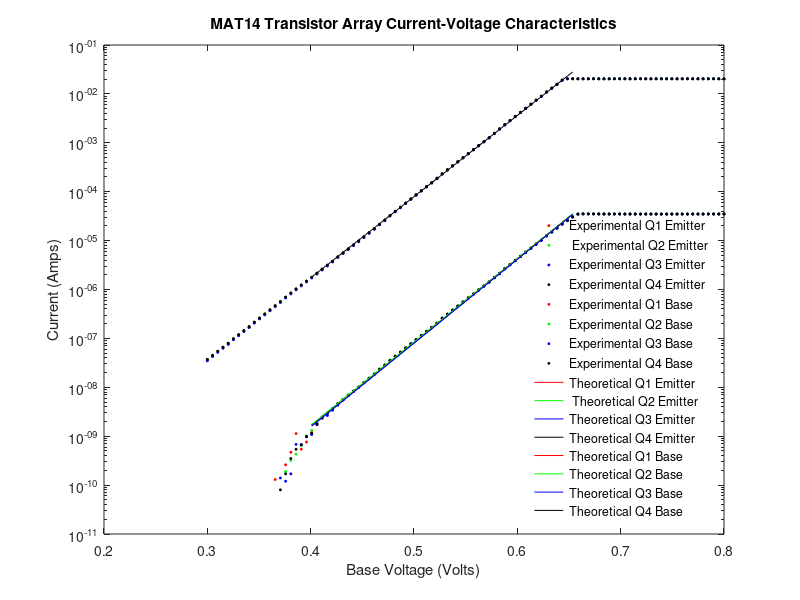
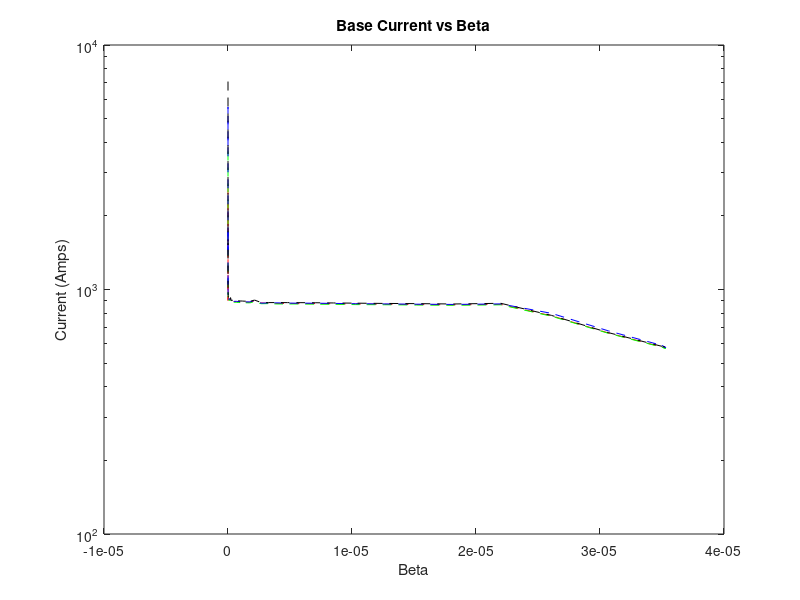

These figures' MATLAB source, in order:
load ("Exp1_data_collection.mat")

%Ie = Ic + Ib

% Q1
Ib_Q1 = (Exp1_Iout_Q1_Base);
Ie_Q1 = (Exp1_Iout_Q1_Emitter);
Ic_Q1 = -1*(Ie_Q1-Ib_Q1);

Beta_Q1 = Ic_Q1 ./ Ib_Q1;
% Q2
Ib_Q2 = (Exp1_Iout_Q2_Base);
Ie_Q2 = (Exp1_Iout_Q2_Emitter);
Ic_Q2 = -1*(Ie_Q2-Ib_Q2);

Beta_Q2 = Ic_Q2 ./ Ib_Q2;
% Q3
Ib_Q3 = (Exp1_Iout_Q3_Base);
Ie_Q3 = (Exp1_Iout_Q3_Emitter);
Ic_Q3 = -1*(Ie_Q3-Ib_Q3);

Beta_Q3 = Ic_Q3 ./ Ib_Q3;
% Q4
Ib_Q4 = (Exp1_Iout_Q4_Base);
Ie_Q4 = (Exp1_Iout_Q4_Emitter);
Ic_Q4 = -1*(Ie_Q4-Ib_Q4);

Beta_Q4 = Ic_Q4 ./ Ib_Q4;

%% Plot of Base Voltage vs. Collect + Base Current
% Plot 1/3: Semilog Voltage Transfer Characteristic.
% Experimental.
% Collector currents.
semilogy(Exp1_Vin_Q1, Ic_Q1,  '*r','MarkerSize',2);
hold on;
semilogy(Exp1_Vin_Q2, Ic_Q2,  '*g','MarkerSize',2);
semilogy(Exp1_Vin_Q3, Ic_Q3,  '*b','MarkerSize',2);
semilogy(Exp1_Vin_Q4, Ic_Q4,  '*k','MarkerSize',2);

% Base currents.
semilogy(Exp1_Vin_Q1, Exp1_Iout_Q1_Base,  '*r','MarkerSize',2);
semilogy(Exp1_Vin_Q2, Exp1_Iout_Q2_Base,  '*g','MarkerSize',2);
semilogy(Exp1_Vin_Q3, Exp1_Iout_Q3_Base,  '*b','MarkerSize',2);
semilogy(Exp1_Vin_Q4, Exp1_Iout_Q4_Base,  '*k','MarkerSize',2);

% Theoretical
Q1_Ib_fit = polyfit(Exp1_Vin_Q1(21:71)',log((Exp1_Iout_Q1_Base(21:71)))',1);
Q1_Ib_theo= polyval(Q1_Ib_fit,Exp1_Vin_Q1(21:71));
Q1_Ic_fit = polyfit(Exp1_Vin_Q1(21:71)',log((Ic_Q1(21:71)))',1);
Q1_Ic_theo= polyval(Q1_Ic_fit,Exp1_Vin_Q1(21:71));

Q2_Ib_fit = polyfit(Exp1_Vin_Q2(21:71)',log((Exp1_Iout_Q2_Base(21:71)))',1);
Q2_Ib_theo= polyval(Q2_Ib_fit,Exp1_Vin_Q2(21:71));
Q2_Ic_fit = polyfit(Exp1_Vin_Q2(21:71)',log((Ic_Q2(21:71)))',1);
Q2_Ic_theo= polyval(Q2_Ic_fit,Exp1_Vin_Q2(21:71));

Q3_Ib_fit = polyfit(Exp1_Vin_Q3(21:71)',log((Exp1_Iout_Q3_Base(21:71)))',1);
Q3_Ib_theo= polyval(Q3_Ib_fit,Exp1_Vin_Q3(21:71));
Q3_Ic_fit = polyfit(Exp1_Vin_Q3(21:71)',log((Ic_Q3(21:71)))',1);
Q3_Ic_theo= polyval(Q3_Ic_fit,Exp1_Vin_Q3(21:71));

Q4_Ib_fit = polyfit(Exp1_Vin_Q4(21:71)',log((Exp1_Iout_Q4_Base(21:71)))',1);
Q4_Ib_theo= polyval(Q4_Ib_fit,Exp1_Vin_Q4(21:71));
Q4_Ic_fit = polyfit(Exp1_Vin_Q4(21:71)',log((Ic_Q4(21:71)))',1);
Q4_Ic_theo= polyval(Q4_Ic_fit,Exp1_Vin_Q4(21:71));

semilogy(Exp1_Vin_Q1(21:71), exp(Q1_Ib_theo),'r')
semilogy(Exp1_Vin_Q2(21:71), exp(Q2_Ib_theo),'g')
semilogy(Exp1_Vin_Q3(21:71), exp(Q3_Ib_theo),'b')
semilogy(Exp1_Vin_Q4(21:71), exp(Q4_Ib_theo),'k')


semilogy(Exp1_Vin_Q1(21:71), exp(Q1_Ib_theo),'r')
semilogy(Exp1_Vin_Q2(21:71), exp(Q2_Ib_theo),'g')
semilogy(Exp1_Vin_Q3(21:71), exp(Q3_Ib_theo),'b')
semilogy(Exp1_Vin_Q4(21:71), exp(Q4_Ic_theo),'k')


title( "MAT14 Transistor Array Current-Voltage Characteristics");
ylabel("Current (Amps)");
xlabel("Base Voltage (Volts)");

legend('Experimental Q1 Emitter',' Experimental Q2 Emitter','Experimental Q3 Emitter','Experimental Q4 Emitter', 'Experimental Q1 Base', 'Experimental Q2 Base', 'Experimental Q3 Base', 'Experimental Q4 Base', 'Theoretical Q1 Emitter',' Theoretical Q2 Emitter','Theoretical Q3 Emitter','Theoretical Q4 Emitter', 'Theoretical Q1 Base', 'Theoretical Q2 Base', 'Theoretical Q3 Base', 'Theoretical Q4 Base');
legend('boxoff')
legend('Location','southeast')

hold off;

%% Plot of Base Current vs. Beta
figure ('Name', 'Base Current vs. Beta')

semilogy(Ib_Q1, Beta_Q1,'r--')
hold on;
semilogy(Ib_Q1, Beta_Q2,'g--')
hold on;
semilogy(Ib_Q1, Beta_Q3,'b--')
hold on;
semilogy(Ib_Q1, Beta_Q4,'k--')

%Labels
title( "Base Current vs Beta");
ylabel("Current (Amps)");
xlabel("Beta");

%Axis

hold off;

